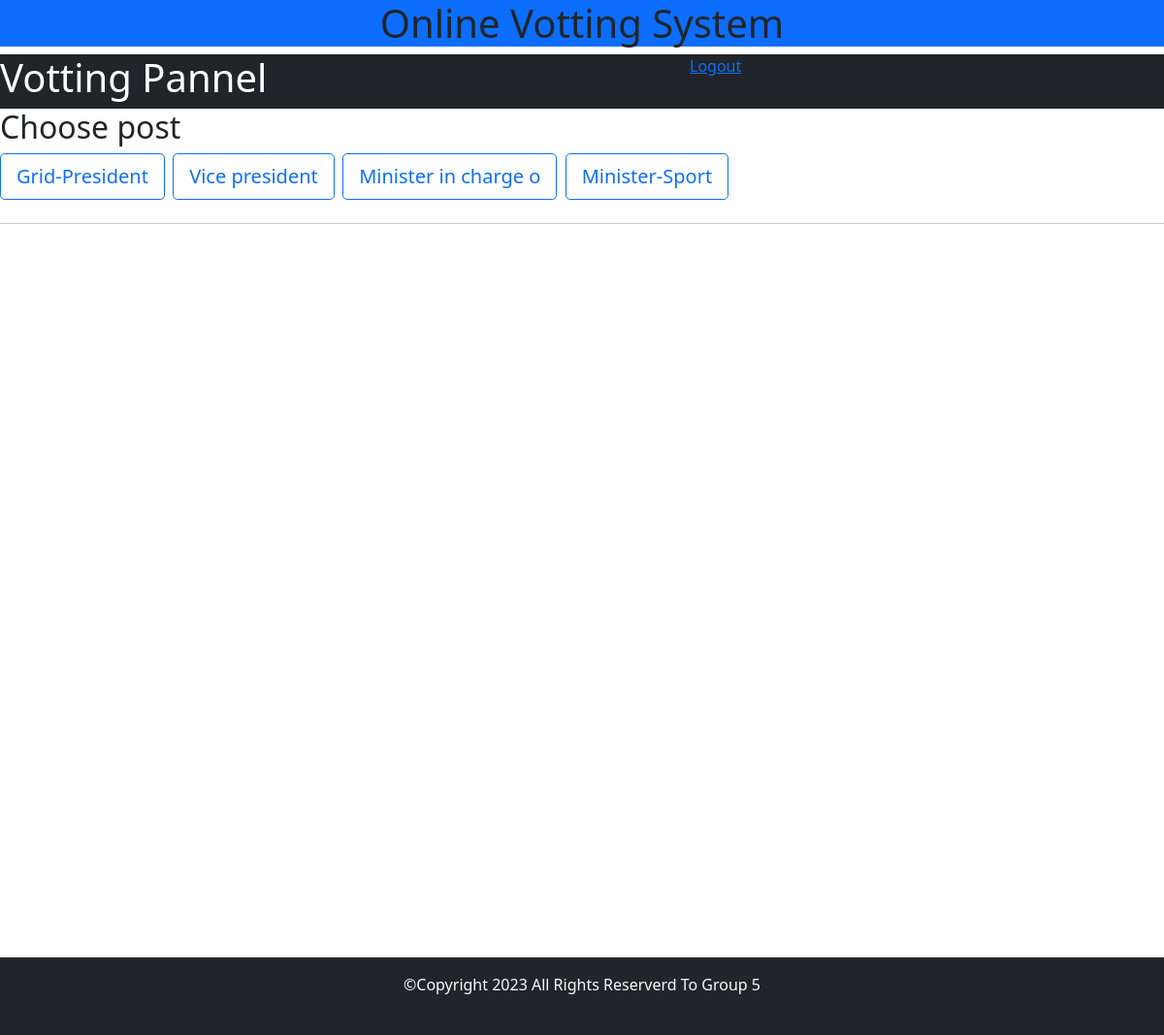
Screenshot of /vottersdashboard.php (signed in) with the database file from the repository.
### tables this page shows
CREATE TABLE IF NOT EXISTS `post` (
  `postId` int(20) NOT NULL,
  `postName` varchar(20) NOT NULL,
  `Description` text NOT NULL
);

### vottersdashboard.php (the view, shortened to what this page needs)
<!DOCTYPE html>
<html lang="en">
<head>
    <link rel="stylesheet" href="css/style.css">
    <link rel="stylesheet" href="css/bootstrap.min.css">
</head>
<body>
     <div class="text-center">
            <h1 class='bg-primary'>Online Votting System</h1>
        </div>
        <div class="bg-dark text-light text-center d-flex">
        <h1 style="color:white;">Votting Pannel</h1> <a href="logout.php" class="col">Logout</a>
        </div>
        <h2>Choose post</h2>
        <div class="d-flex" style="justify-content:space-between; font:size 80;">
        <h2>
        <?php
    include "connection.php";
$qr=mysqli_query($conn,"SELECT * From post");
while($res=mysqli_fetch_array($qr)){
echo" <a href='vote.php?post=$res[postId]' class='btn btn-outline-primary btn-lg'>$res[postName]</a> </li>";
}
?></h2></div>
        <hr>
        <section style="min-height:500px">
</section>
<?php
include "footer.php";
?>
</body>
</html>

### css/style.css (style rules this page uses)
section { height: 400px; }

### rows the page displays
post: postName "Grid-President"
post: postName "Vice president"
post: postName "Minister in charge o"
post: postName "Minister-Sport"
